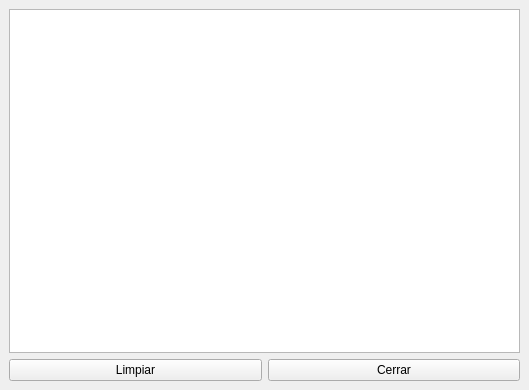
<?xml version="1.0" encoding="UTF-8"?>
<ui version="4.0">
    <class>MainWindow</class>
    <widget class="QMainWindow" name="MainWindow">
        <property name="geometry">
            <rect>
                <x>0</x>
                <y>0</y>
                <width>529</width>
                <height>390</height>
            </rect>
        </property>
        <property name="windowTitle">
            <string>Activitat 3</string>
        </property>
        <widget class="QWidget" name="centralwidget">
            <layout class="QVBoxLayout" name="verticalLayout_2">
                <item>
                    <widget class="QTextEdit" name="textEdit" />
                </item>
                <item>
                    <layout class="QHBoxLayout" name="horizontalLayout">
                        <item>
                            <widget class="QPushButton" name="limpiar_boton">
                                <property name="text">
                                    <string>Limpiar</string>
                                </property>
                            </widget>
                        </item>
                        <item>
                            <widget class="QPushButton" name="close_button">
                                <property name="text">
                                    <string>Cerrar</string>
                                </property>
                            </widget>
                        </item>
                    </layout>
                </item>
            </layout>
        </widget>
    </widget>
    <tabstops>
        <tabstop>textEdit</tabstop>
        <tabstop>limpiar_boton</tabstop>
        <tabstop>close_button</tabstop>
    </tabstops>
    <resources />
    <connections>
        <connection>
            <sender>limpiar_boton</sender>
            <signal>clicked()</signal>
            <receiver>textEdit</receiver>
            <slot>clear()</slot>
            <hints>
                <hint type="sourcelabel">
                    <x>119</x>
                    <y>364</y>
                </hint>
                <hint type="destinationlabel">
                    <x>139</x>
                    <y>266</y>
                </hint>
            </hints>
        </connection>
        <connection>
            <sender>close_button</sender>
            <signal>clicked()</signal>
            <receiver>MainWindow</receiver>
            <slot>showMaximized()</slot>
            <hints>
                <hint type="sourcelabel">
                    <x>411</x>
                    <y>370</y>
                </hint>
                <hint type="destinationlabel">
                    <x>522</x>
                    <y>368</y>
                </hint>
            </hints>
        </connection>
    </connections>
    <slots>
        <slot>mostrar_mensaje()</slot>
    </slots>
</ui>
